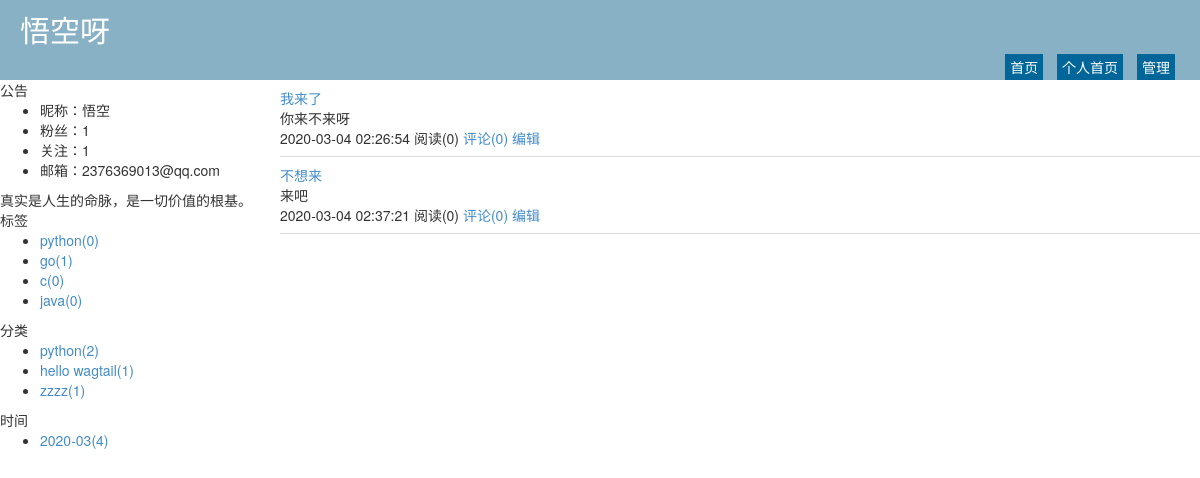
The app's page /zhichao/category/1.html with its own data.
### repository/models.py (models this page shows, shortened)
class Blog(models.Model):
    nid = models.BigAutoField(primary_key=True)
    title = models.CharField(verbose_name='个人博客标题', max_length=64)
    site = models.CharField(verbose_name='个人博客前缀', max_length=32, unique=True)
    theme = models.CharField(verbose_name='博客主题', max_length=32)       #用于改变个人博客的样式
    user = models.OneToOneField(to='UserInfo', to_field='nid',on_delete=models.CASCADE)

class UserInfo(models.Model):
    nid = models.BigAutoField(primary_key=True)
    username = models.CharField(verbose_name='用户名', max_length=32, unique=True)
    password = models.CharField(verbose_name='密码', max_length=64)
    nickname = models.CharField(verbose_name='昵称', max_length=32)
    email = models.EmailField(verbose_name='邮箱', unique=True)
    avatar = models.ImageField(verbose_name='头像')
    create_time = models.DateTimeField(verbose_name='创建时间', auto_now_add=True)
    fans = models.ManyToManyField(verbose_name="粉丝们",
                                  to='UserInfo',
                                  through='UserFans',
                                  related_name='f',
                                  through_fields=('user','follower')
                                  )

class Tag(models.Model):
    nid = models.AutoField(primary_key=True)
    title = models.CharField(verbose_name='标签名称', max_length=32)
    blog = models.ForeignKey(verbose_name='所属博客', to='Blog', to_field='nid',on_delete=models.CASCADE)

class Category(models.Model):
    nid = models.AutoField(primary_key=True)
    title = models.CharField(verbose_name='分类标题', max_length=32)
    blog = models.ForeignKey(verbose_name='所属博客', to='Blog', to_field='nid',on_delete=models.CASCADE)

class Article(models.Model):
    nid = models.BigAutoField(primary_key=True)
    title = models.CharField(verbose_name='文章标题', max_length=128)
    summary = models.CharField(verbose_name='文章简介', max_length=255)
    read_count = models.IntegerField(default=0)
    comment_count = models.IntegerField(default=0)
    up_count = models.IntegerField(default=0)
    down_count = models.IntegerField(default=0)
    create_time = models.DateTimeField(verbose_name='创建时间', auto_now_add=True)
    blog = models.ForeignKey(verbose_name='所属博客', to='Blog', to_field='nid',on_delete=models.CASCADE)
    category = models.ForeignKey(verbose_name='文章类型', to='Category', to_field='nid', null=True,on_delete=models.CASCADE)
    type_choices =[
        (1,"学校区"),
        (2,"学院区"),
        (3,"专业区"),
        (4,"表白墙"),
    ]
    article_type_id = models.IntegerField(choices=type_choices,default=None)
    tags = models.ManyToManyField(to="Tag",through='Article2Tag',through_fields=('article','tag'))

### Web/views/home.py (the view)
# urls.py: re_path(r'^(?P<site>\w+)/(?P<condition>((tag)|(date)|(category)))/(?P<val>\w+-*\w*).html$',home.filter),
def filter(request,site,condition,val):
    blog = models.Blog.objects.filter(site=site).select_related('user').first()
    if not blog:
        return redirect('/')
    tag_list = models.Tag.objects.filter(blog=blog)
    category_list = models.Category.objects.filter(blog=blog)
    date_list = models.Article.objects.raw(
            'select nid, count(nid) as num,strftime("%Y-%m",create_time) as ctime from repository_article group by strftime("%Y-%m",create_time)')
    template_name = "home_summary_list.html"
    if condition == 'tag':
        template_name = "home_title_list.html"
        article_list = models.Article.objects.filter(tags=val, blog=blog).all()
    elif condition == 'category':
         article_list = models.Article.objects.filter(category_id=val, blog=blog).all()
    elif condition == 'date':
         article_list = models.Article.objects.filter(blog=blog).extra(
                    where=['strftime("%%Y-%%m",create_time)=%s'], params=[val, ]).all()
    else:
         article_list = []
    return render(
            request,
            template_name,
            {
                'blog': blog,
                'tag_list': tag_list,
                'category_list': category_list,
                'date_list': date_list,
                'article_list': article_list
            }
        )

### templates/home_summary_list.html (shortened to what this page needs)
{% extends 'home_layout.html' %}
{% block content %}
    <div class="summary-list">
        {% for row in article_list %}
            <div class="summary-item" style="border-bottom: 1px solid #dddddd;padding: 8px 0;">
                <div class="summary-title">
                    <a href="/{{ blog.site }}/{{ row.nid }}.html">{{ row.title }}</a>
                </div>
                <div class="summary-content">
                    {{ row.summary }}
                </div>
                <div class="summary-footer">
                    <span>{{ row.create_time|date:"Y-m-d H:i:s" }}</span>
                    <span>阅读({{ row.read_count }})</span>
                    <a>评论({{ row.comment_count }})</a>
                    <a href="/backend/edit-article-{{ row.nid }}.html">编辑</a>
                </div>
            </div>
        {% endfor %}
    </div>
{% endblock %}

### templates/home_layout.html (shortened to what this page needs)
<!DOCTYPE html>
<html lang="en">
{% load static %}
<head>
        <link rel="stylesheet" href="{% static 'plugins/bootstrap/css/bootstrap.css' %}"/>
    <link rel="stylesheet" href="{% static 'plugins/font-awesome/css/font-awesome.css' %}"/>
    <link rel="stylesheet" href="{% static 'css/edmure.css' %}"/>
    <link rel="stylesheet" href="{% static 'css/commons.css' %}"/>
    <link rel="stylesheet" href="{% static 'css/row-avatar.css' %}"/>
    <link rel="stylesheet" href="/static/css/theme/{{ blog.theme }}.css"/>
</head>
<body>
<div class="pg-header">
    <div class="title">{{ blog.title }}</div>
    <div class="menu-list">
        <a class="menu-item" href="/">首页</a>
        <a class="menu-item" href="/{{ blog.site }}.html">个人首页</a>
        <a class="menu-item" href="/backend/index.html">管理</a>
    </div>
</div>
<div class="pg-body">
    <div class="body-menu">
        <div class="notice">
            <div class="notice-header">公告</div>
             <div class="notice-body">
                <ul>
                    <li>昵称：{{ blog.user.nickname }}</li>
                    <li>粉丝：{{ blog.user.fans.count }}</li>
                    <li>关注：{{ blog.user.f.count }}</li>
                    <li>邮箱：{{ blog.user.email }}</li>
                </ul>
                <div class="memo">
                    真实是人生的命脉，是一切价值的根基。
                </div>
             </div>
        </div>
        <div class="tags">
             <div class="tags-header">标签</div>
             <div class="tags-body">
                <ul>
                    {% for tag in tag_list %}
                        <li><a href="/{{ blog.site }}/tag/{{ tag.nid }}.html">{{ tag.title }}({{ tag.article_set.count }})</a></li>
                    {% endfor %}
                </ul>
             </div>
        </div>
        <div class="types">
            <div class="types-header">分类</div>
            <div class="types-body">
                <ul>
                    {% for tag in category_list %}
                        <li><a href="/{{ blog.site }}/category/{{ tag.nid }}.html">{{ tag.title }}({{ tag.article_set.count }})</a></li>
                    {% endfor %}
                </ul>
            </div>
        </div>
        <div class="dates">
            <div class="dates-header">时间</div>
            <div class="dates-body">
                <ul>
                    {% for tag in date_list %}
                        <li><a href="/{{ blog.site }}/date/{{ tag.ctime }}.html">{{ tag.ctime}}({{ tag.num}})</a></li>
                    {% endfor %}
                </ul>
            </div>
        </div>
    </div>
    <div class="body-content">
        {% block content %}{% endblock %}
    </div>
</div>
</body>
</html>

### static/css/theme/default.css (style rules this page uses)
.pg-header { height: 80px; background-color: #89b1c6; position: relative; color: #ffffff; }
.pg-header .title { font-size: 30px; line-height: 60px; margin-left: 20px; }
.pg-header .menu-list { position: absolute; bottom: 0; right: 20px; }
.pg-header .menu-list a { color: #ffffff; display: inline-block; padding: 3px 5px; margin: 0 5px; background-color: #006699; }
.pg-body { min-width: 980px; position: relative; }
.pg-body .body-menu { position: absolute; left: 0; width: 280px; }
.pg-body .body-content { position: absolute; right: 0; left: 280px; overflow: scroll; }
.pg-body .body-content .summary-list .summary-item { border-bottom: 1px solid #dddddd;padding: 8px 0; }

### records on screen
Blog: title "悟空呀", user.nickname "悟空", user.fans.count "1", user.f.count "1", user.email "2376369013@qq.com"
Tag: title "python", article_set.count "0"
Tag: title "go", article_set.count "1"
Tag: title "c", article_set.count "0"
Tag: title "java", article_set.count "0"
Category: title "python", article_set.count "2"
Category: title "hello wagtail", article_set.count "1"
Category: title "zzzz", article_set.count "1"
Article: ctime "2020-03", num "4", title "我来了", summary "你来不来呀", create_time "2020-03-04 02:26:54", read_count "0", comment_count "0"
Article: title "不想来", summary "来吧", create_time "2020-03-04 02:37:21", read_count "0", comment_count "0"
